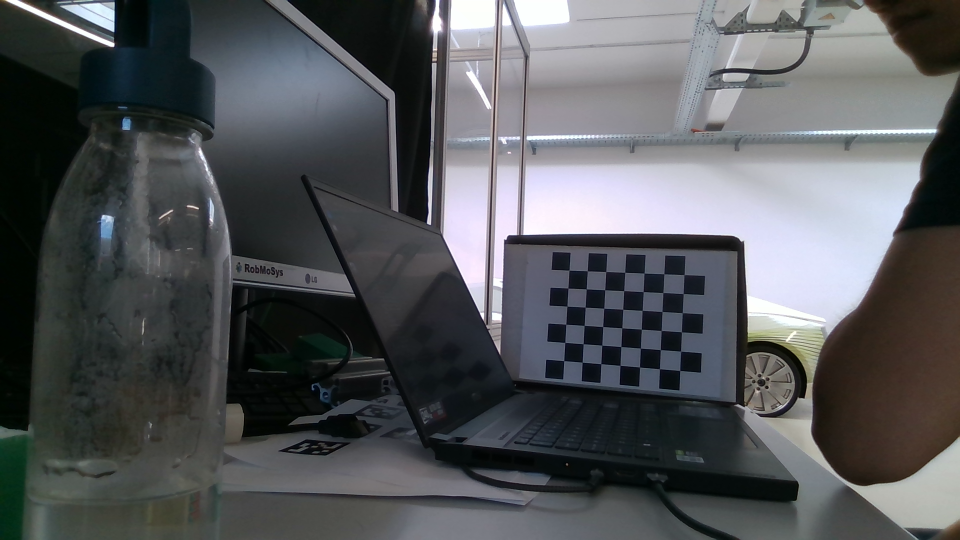
#> input picture calibration/photos/color_frame_0.png, 1920 x 1080 px (shown at 1/2 size); its folder holds only this picture in this run
$ python -i test_cv_color.py   (imports and definitions only)
#> lines starting #> are read from the running program, lines starting #| are printed output that depends on the picture
### camera_librealsense.py
import time
import os
import imutils
import cv2 as cv
import numpy as np
import pyrealsense2 as rs

from matplotlib import pyplot as plt

# Color boundaries
RED = [(50, 0, 0), (150, 30, 30)]
BLUE = [(90, 120, 120), (100, 255, 255)]
GREEN2 = [(80, 150, 120), (100, 180, 150)]
GREEN = [(50, 60, 130), (70, 190, 240)]
ORANGE = [(8, 120, 120), (25, 255, 255)]

# Transformation Matrix to original world frame in Mujoco with realsense intrinsics
R_rs = np.array([
    [0, 0, -1],
    [1, 0, 0],
    [0, -1, 0],
])
T_rs = np.array([2.41, 0.78, 0.57]).reshape(3, 1)
# Transformation Matrix to original world frame in mujoco with opencv intrinsics
R_cv = np.array([
    [0, 0, -1],
    [1, 0, 0],
    [0, -1, 0],
])
T_cv = (np.array([1.51, 0.05, 0.12]) + np.array([0.8, 0.75, 0.4])).reshape(3, 1)

# base 0.8, 0.75, 0.4

class Camera:
    def __init__(self):
        # for librealsense
        self.pipeline = rs.pipeline()
        self.config = rs.config()

        self.config.enable_stream(rs.stream.color, 1920, 1080, rs.format.bgr8, 30)  # 1080p resolution
        self.config.enable_stream(rs.stream.depth, 1280, 720, rs.format.z16, 30)

        self.arucoDict = cv.aruco.getPredefinedDictionary(cv.aruco.DICT_APRILTAG_36h11)
        self.arucoParams = cv.aruco.DetectorParameters()
        self.detector = cv.aruco.ArucoDetector(self.arucoDict, self.arucoParams)

        # alignment
        align_to = rs.stream.color
        self.align = rs.align(align_to)

        # Camera intrinsics from calibration
        try:
            self.mtx = np.load("./calibration/mtx.npy")
            self.dist = np.load("./calibration/dist.npy")
        except Exception as e:
            pass

    def start(self):
        self.pipeline.start(self.config)
        time.sleep(1)

    # [27 lines left out: functions get_frames, get_frames_2, not called in this run]

    def stop(self):
        self.pipeline.stop()

    # [188 lines left out: functions plot_frames, detect_by_color, detect_aruco_marker, pixel_to_world_cv2, get_projection_params, pixel_to_world and 2 more, not called in this run]

### test_camera/test_cv_color.py
import cv2
import pyrealsense2 as rs
import numpy as np
from numpy import sin, cos
from camera_librealsense import Camera


############################################
################## TBD #####################
px = 0.420
py = -0.700
pz = 0.260
phi_x = -90 * np.pi / 180
theta_y = 0 * np.pi / 180
eta_z = 0 * np.pi / 180
############################################
############################################

T_ee_cam = np.array([
	[cos(eta_z) * cos(theta_y), cos(eta_z) * sin(theta_y) * sin(phi_x) - sin(eta_z) * cos(phi_x),
	 cos(eta_z) * sin(theta_y) * cos(phi_x) + sin(eta_z) * sin(phi_x), px],
	[sin(eta_z) * cos(theta_y), sin(eta_z) * sin(theta_y) * sin(phi_x) + cos(eta_z) * cos(phi_x),
	 sin(eta_z) * sin(theta_y) * cos(phi_x) - cos(eta_z) * sin(phi_x), py],
	[-sin(theta_y), cos(theta_y) * sin(phi_x), cos(theta_y) * cos(phi_x), pz],
	[0.0, 0.0, 0.0, 1.0]
])

'''
获取对齐图像帧与相机参数
'''
# [1 line that did not run here, left out]
# [1 line not run here, left out]

'''
获取随机点三维坐标
'''


# [15 lines left out: functions get_3d_camera_coordinate, get_base_coordinate, not called in this run]


'''
marker
'''


# [21 lines left out: function set_marker, not called in this run]


'''
ColorFilter
'''


class ColorFilter():
	def __init__(self) -> None:
		# color filtering range
		# [((H_lower, S_lower, V_lower),(H_upper, S_upper, V_upper)),..]
		self.colorRange = []

	def __call__(self, img):
		# final generated masking
		finalMask = np.zeros_like(img)[:, :, 0]

		# convert BGR frame into HSV format
		hsv = cv2.cvtColor(img, cv2.COLOR_BGR2HSV)

		# read each HSV range limits
		for each in self.colorRange:
			lower, upper = each

			# create masking using each range
			mask = cv2.inRange(hsv, lower, upper)  # shape (480, 640)

			mask_yx_coord = np.column_stack(np.where(mask == 255))
			if mask_yx_coord.shape[0] == 0:
				center_x = 320
				center_y = 240
			else:
				center_y, center_x = np.mean(mask_yx_coord, axis=0)

			mask_center = [int(center_x), int(center_y)]  # Warning: if none then [nan, nan]

			# merge the masking, target color = color 1 + color 2 ...
			finalMask = cv2.bitwise_or(finalMask, mask)

		# set up the final merged masked image
		merged_img = self.setMask(img, finalMask)

		return merged_img, mask, mask_center

	# [10 lines left out: function setMask, not called in this run]


item_color_filter = ColorFilter()
goal_color_filter = ColorFilter()
red_colorRange = [
	((0, 120, 120), (5, 255, 255)),  # red color range 1 HSV
	((175, 120, 120), (180, 255, 255))  # red color range 2 HSV
	# you can add as many colors as you would like
	# final detected merged color == color 1 + color 2 + ..
]
green_colorRange = [
	((50, 60, 130), (70, 190, 240)),  # green color range 1 HSV
]
# (35, 43, 46), (77, 255, 255))
# (35, 43, 146), (77, 155, 255)
# (80, 150, 120), (100, 180, 150)
# goal_color_filter
blue_colorRange = [
	((90, 120, 120), (100, 255, 255)),
]
orange_colorRange = [
	((8, 120, 120), (25, 255, 255)),
]
item_color_filter.colorRange = blue_colorRange
goal_color_filter.colorRange = blue_colorRange

# [30 lines not run here, left out]

>>> import cv2
>>> picture = cv2.imread('../calibration/photos/color_frame_0.png', cv2.IMREAD_GRAYSCALE)
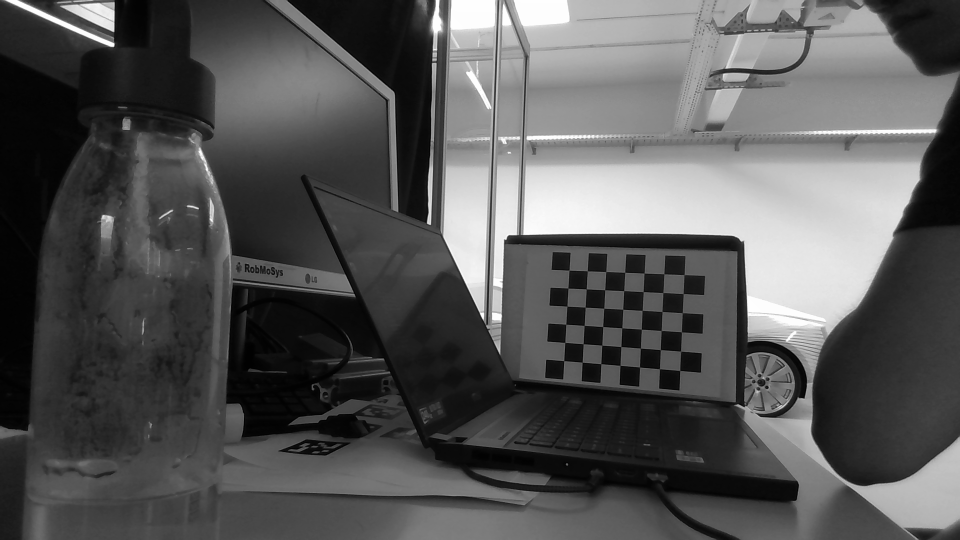
#> picture: shape (1080, 1920) (shown at 1/2 size); min 0, max 254, mean 86.2
#> (the run stopped early here; a loop or call above may not have finished)
